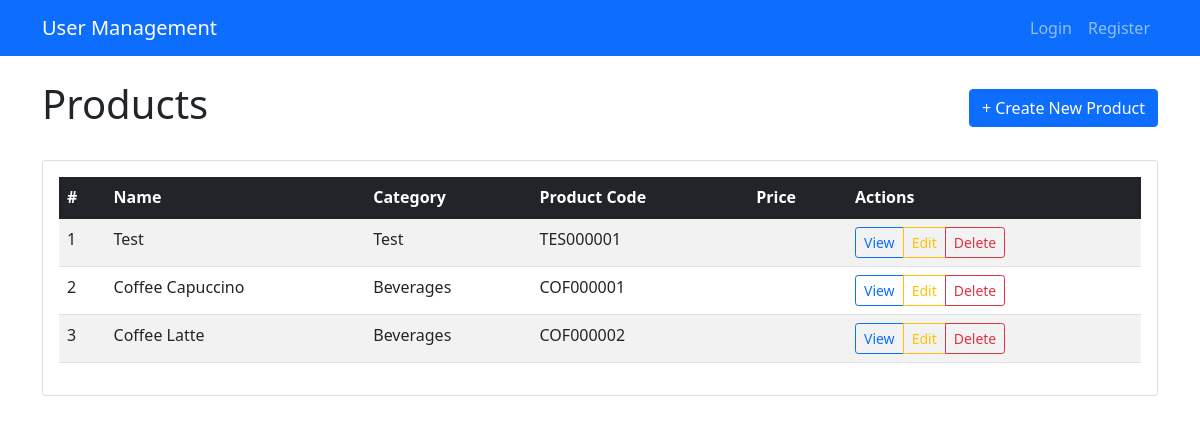
Screenshot of /products/list/ with the database file from the repository.
### products/models.py (models this page shows, shortened)
class Product(models.Model):
    name = models.CharField(max_length=255, unique=True)
    category = models.ForeignKey(Category, on_delete=models.SET_NULL, null=True, related_name="products")
    sku = models.CharField(max_length=50, unique=True, editable=False)
    description = models.TextField(blank=True)
    price = models.DecimalField(max_digits=10, decimal_places=2)
    created_by = models.ForeignKey(CustomUser, on_delete=models.SET_NULL, null=True, blank=True)
    created_at = models.DateTimeField(auto_now_add=True)
    updated_at = models.DateTimeField(auto_now=True)
    is_active = models.BooleanField(default=True)
    class Meta:
        db_table = 'products'
        indexes = [
            models.Index(fields=["name"]),
            models.Index(fields=["sku"]),
        ]

class Category(models.Model):
    name = models.CharField(max_length=100, unique=True)
    description = models.TextField()
    created_by = models.ForeignKey(CustomUser, on_delete=models.SET_NULL, null=True, blank=True)
    created_at = models.DateTimeField(auto_now_add=True)
    updated_at = models.DateTimeField(auto_now=True)
    class Meta:
        db_table = 'categories'

### products/views.py (the view)
# urls.py: path('list/', views.list_product, name='list_product'),
def list_product(request):
    products =  Product.objects.all()
    context =  {'products': products}
    return render(request, 'products/products_list.html', context)

### templates/products/products_list.html (shortened to what this page needs)
{% extends 'partials/base.html' %}
{% block content %}
<div class="d-flex justify-content-between align-items-center mb-4">
    <h1>Products</h1>
    <a href="{% url 'create_product' %}" class="btn btn-primary">+ Create New Product</a>
</div>
<div class="card">
    <div class="card-body">
        {% if products %}
            <div class="table-responsive">
                <table class="table table-striped table-hover">
                    <thead class="table-dark">
                        <tr>
                            <th>#</th>
                            <th>Name</th>
                            <th>Category</th>
                            <th>Product Code</th>
                            <th>Price</th>
                            <th>Actions</th>
                        </tr>
                    </thead>
                    <tbody>
                        {% for product in products %}
                        <tr>
                            <td>{{ forloop.counter }}</td>
                            <td>{{ product.name }}</td>
                            <td>{{ product.category.name }}</td>
                            <td>{{ product.sku }}</td>
                            <td>{{ product.selling_price }}</td>
                            <td>
                                <div class="btn-group btn-group-sm" role="group">
                                    <a href="#" class="btn btn-outline-primary btn-sm" title="View">View</a>
                                    <a href="{% url 'edit_product' product.pk %}" class="btn btn-outline-warning btn-sm" title="Edit">Edit</a>
                                    <button type="button"
                                            class="btn btn-outline-danger btn-sm"
                                            data-bs-toggle="modal"
                                            data-bs-target="#deleteModal{{ product.pk }}">
                                        Delete
                                    </button>
                                </div>
                            </td>
                        </tr>
                        {% endfor %}
                    </tbody>
                </table>
            </div>
        {% else %}
            <p>No Products found. Create one!</p>
        {% endif %}
    </div>
</div>
{% endblock %}

### rows the page displays
Product: name "Test", category.name "Test", sku "TES000001"
Product: name "Coffee Capuccino", category.name "Beverages", sku "COF000001"
Product: name "Coffee Latte", category.name "Beverages", sku "COF000002"
